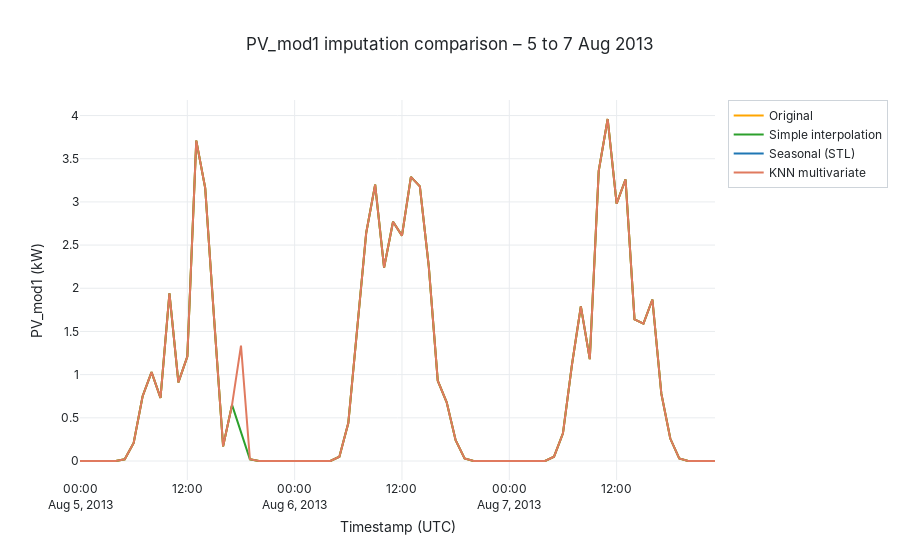

Notebook code for this chart:
### Markdown cell above
## Figure 1 – Raw vs imputed (sample window)

### Code cell
sample_window = imputed_df.loc['2013-08-05':'2013-08-07']
fig, ax = plt.subplots(figsize=(12, 4.5))
ax.plot(sample_window.index, sample_window['original'], label='Original', color=COLORS['pv_mod1'], linewidth=1.4)
ax.plot(sample_window.index, sample_window['simple'], label='Simple interpolation', color=COLORS['imputed_simple'], linewidth=1.2)
ax.plot(sample_window.index, sample_window['univariate'], label='Seasonal (STL)', color=COLORS['imputed_univariate'], linewidth=1.2)
ax.plot(sample_window.index, sample_window['multivariate'], label='KNN multivariate', color=COLORS['imputed_multivariate'], linewidth=1.2)
ax.set_title('PV_mod1 imputation comparison – 5 to 7 Aug 2013')
ax.set_xlabel('Timestamp (UTC)')
ax.set_ylabel('PV_mod1 (kW)')
ax.legend(loc='upper left', ncol=2)
fig.tight_layout()
save_figure(fig, 'task4_fig_imputation_overlay')
plt.show()

interactive_fig = go.Figure()
for col, name, color in [
    ('original', 'Original', COLORS['pv_mod1']),
    ('simple', 'Simple interpolation', COLORS['imputed_simple']),
    ('univariate', 'Seasonal (STL)', COLORS['imputed_univariate']),
    ('multivariate', 'KNN multivariate', COLORS['imputed_multivariate'])
]:
    interactive_fig.add_trace(go.Scatter(x=sample_window.index, y=sample_window[col], name=name, mode='lines'))
interactive_fig.update_layout(title='PV_mod1 imputation comparison – 5 to 7 Aug 2013', xaxis_title='Timestamp (UTC)', yaxis_title='PV_mod1 (kW)')
save_interactive(interactive_fig, 'task4_fig_imputation_overlay_interactive')
interactive_fig.show()
